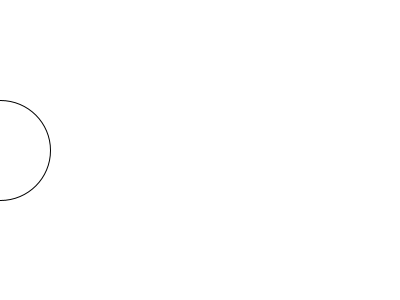
Frame 1 (no input)
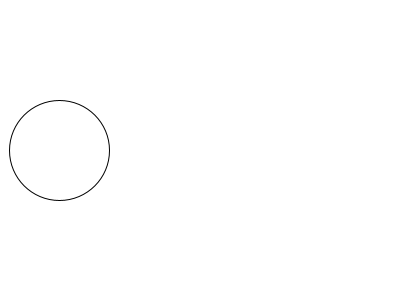
Frame 60 (the mouse pressed at the canvas centre just before this capture)
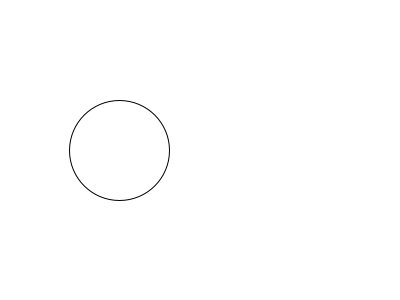
Frame 120 (the mouse held since frame 60 and released just before this capture)

The Processing sketch that drew these frames (run headless with seeded random() and noise(); from frame 60 on, the mouse is pressed at the canvas centre):

// Processing sketch: example_01
// ── example_01.pde
float x = 0;

void setup() {
  size(400, 300);
}

void draw() {
  background(255);
  
  ellipse(x, 150, 100, 100);
  
  x += 1;
}
